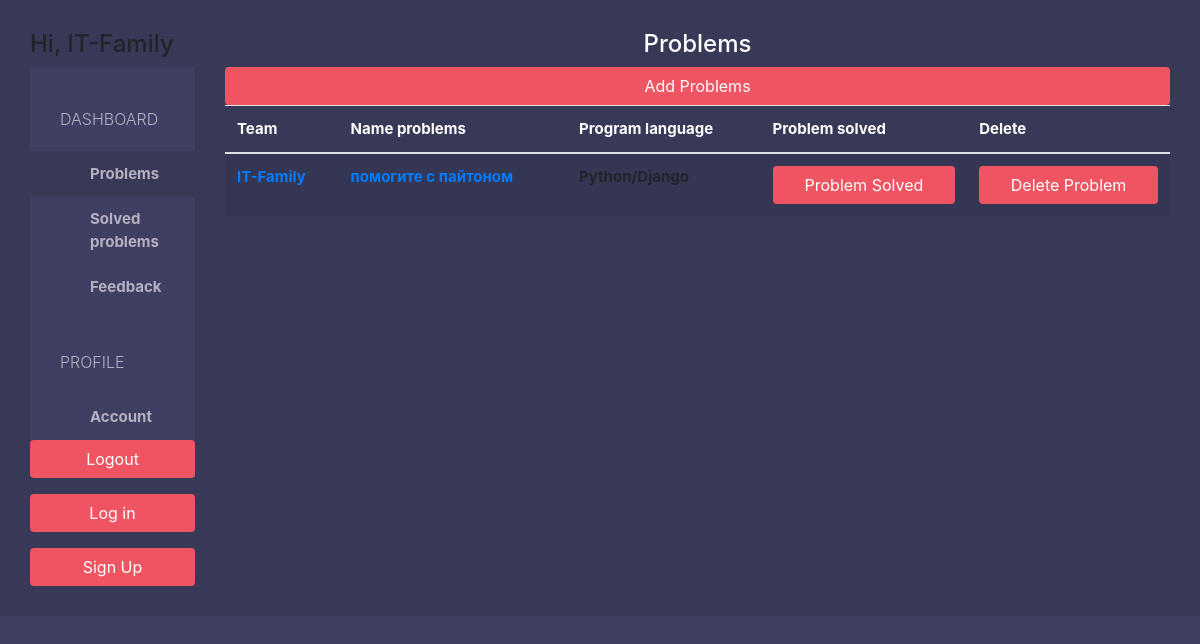
/helper/problems/ (signed in), run on an earlier commit of the app's database.
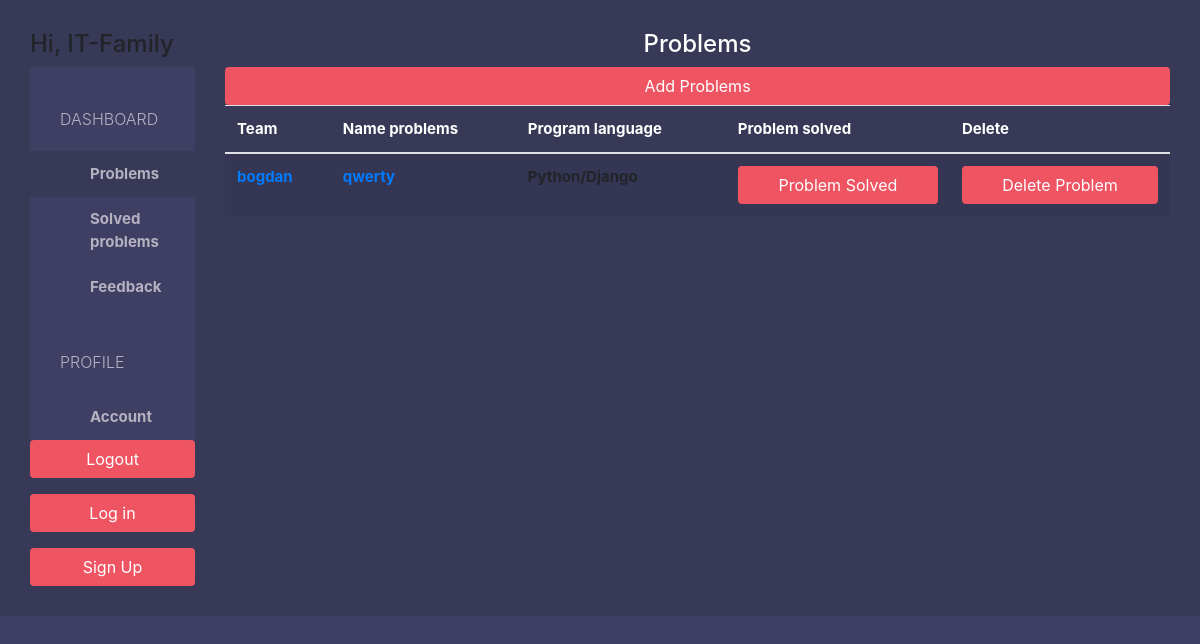
And on a later commit of the database.
### helpapp/models.py (models this page shows, shortened)
class Problems(models.Model):
    team = models.ForeignKey(Team, on_delete=models.CASCADE)
    name_problem = models.CharField(max_length=50)
    program_language = models.CharField(max_length=50, blank=True)

class Team(models.Model):
    user = models.OneToOneField(User, on_delete=models.CASCADE)
    address = models.CharField(max_length=500, default='Enter the floor, office and location of your team')
    logo = models.ImageField(upload_to='images/team/')
    def __str__(self):
        return str(self.user)

### helpapp/views.py (the view)
# urls.py: path('helper/problems/', helper_problems, name='problems'),
@login_required(login_url='/helper/log_in/')
def helper_problems(request):
    problems = Problems.objects.all()
    context = {'problems': problems}
    return render(request, 'helpapp/problems.html', context)

### templates/helpapp/problems.html (shortened to what this page needs)
{% extends 'helpapp/home.html' %}
{% block page %}
    <div class="panel">
        <div class="panel-heading bg-blue">
            <h4 class="panel-title text-center text-white">
                Problems
            </h4>
        </div>
        <div class="panel-body">
            <div class="text-right">
                <a href="{% url 'add-problems' %}" class="btn btn-pink">Add Problems</a>
                <br/>
            </div>
            <table class="table table-border table-hover table-striped">
                <thead>
                <tr class="bg-grey text-white">
                    <th>Team</th>
                    <th>Name problems</th>
                    <th>Program language</th>
                    <th>Problem solved</th>
                    <th>Delete</th>
                </tr>
                </thead>
                <tbody>
                <form method="POST">
                    {% for problem in problems %}
                        <tr>
                            <td scope="row"><a
                                    href="{% url 'information-account' problem.team.id %}">{{ problem.team }}</a>
                            </td>
                            <td scope="row"><a
                                    href="{% url 'edit-problems' problem.id %}">{{ problem.name_problem }}</a>
                            </td>
                            <td>{{ problem.program_language }}</td>
                            <td>
                                <a href="{% url 'solved-problems' problem.id %}" class="btn btn-pink">Problem Solved</a>
                            </td>
                            <td>
                                <a href="{% url 'delete-problems' problem.id %}" class="btn btn-pink">Delete Problem</a>
                            </td>
                        </tr>
                    {% endfor %}
                </form>
                </tbody>
            </table>
        </div>
    </div>
{% endblock %}

What changed in the data, as far as the page shows it:
removed Problems: team "IT-Family", name_problem "помогите с пайтоном", program_language "Python/Django"
added Problems: team "bogdan", name_problem "qwerty", program_language "Python/Django"
